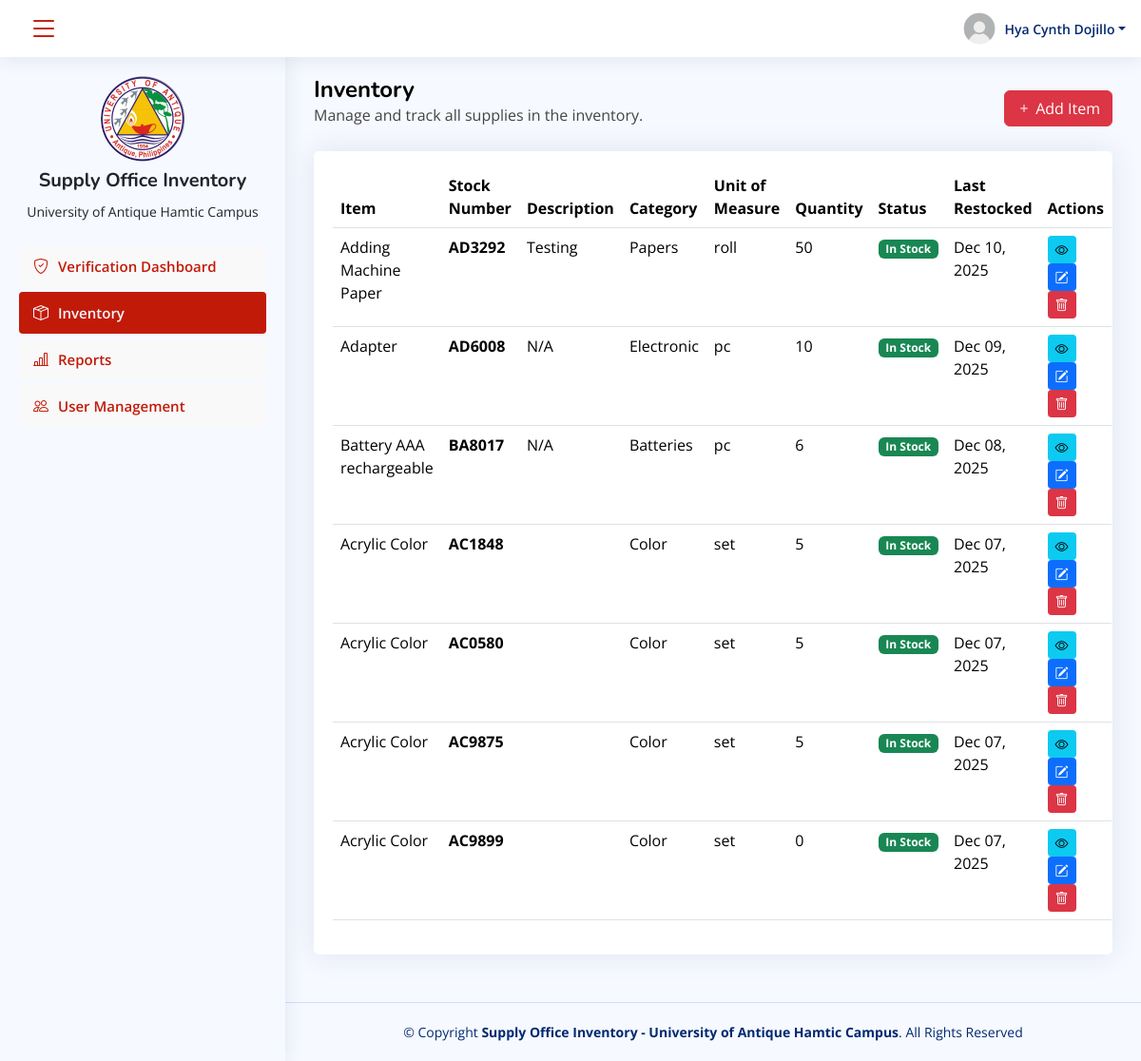
The page /admin/inventory.php (signed in) on the database its author committed.
### tables this page shows
CREATE TABLE `users` (
  `id` int(11) NOT NULL,
  `name` varchar(255) NOT NULL,
  `role` varchar(255) NOT NULL,
  `department` varchar(255) NOT NULL,
  `email` varchar(255) NOT NULL,
  `password` varchar(255) NOT NULL,
  `created_at` timestamp NOT NULL DEFAULT current_timestamp()
);

CREATE TABLE `inventory` (
  `id` int(11) NOT NULL,
  `item_name` varchar(255) NOT NULL,
  `description` text DEFAULT NULL,
  `stock_number` varchar(100) DEFAULT NULL,
  `category` varchar(100) DEFAULT NULL,
  `unit_of_measure` varchar(50) DEFAULT NULL,
  `unit_value` decimal(10,2) DEFAULT NULL,
  `quantity` int(11) NOT NULL DEFAULT 0,
  `status` enum('In Stock','Low Stock','Out of Stock') DEFAULT 'In Stock',
  `last_restocked` date DEFAULT NULL,
  `created_at` timestamp NOT NULL DEFAULT current_timestamp(),
  `updated_at` timestamp NOT NULL DEFAULT current_timestamp() ON UPDATE current_timestamp()
);

### admin/includes/login-credentials.php (called while the page is built, shortened)
<?php
$user_id = $_SESSION['admin_id'] ?? '';
$sql = "SELECT * FROM users WHERE id = ?";
$stmt = $conn->prepare($sql);
$stmt->bind_param("s", $user_id);
$stmt->execute();
$result = $stmt->get_result();
if ($result->num_rows > 0) {
    while($user = $result->fetch_assoc()) {
        $name = $user['name'];
    }
}
?>

### admin/inventory.php (the view, shortened to what this page needs)
<?php
include 'config/conn.php';
include 'includes/login-credentials.php';
include 'includes/header.php';
include 'includes/sidebar.php';
?>
<main id="main" class="main">
    <div class="pagetitle d-flex justify-content-between align-items-center">
        <div>
            <h1 class="fw-bold">Inventory</h1>
            <p>Manage and track all supplies in the inventory.</p>
        </div>
        <div>
            <button class="btn btn-danger" data-bs-toggle="modal" data-bs-target="#addInventoryModal"><i
                    class="bi bi-plus"></i> Add Item</button>
        </div>
    </div>
    <section class="section">
        <div class="row">
            <div class="col-lg-12">
                <div class="card">
                    <div class="card-body mt-3">
                        <table class="table" id="datatable">
                            <thead>
                                <tr>
                                    <th>Item</th>
                                    <th>Stock Number</th>
                                    <th>Description</th>
                                    <th>Category</th>
                                    <th>Unit of Measure</th>
                                    <th>Quantity</th>
                                    <th>Status</th>
                                    <th>Last Restocked</th>
                                    <th>Actions</th>
                                </tr>
                            </thead>
                            <tbody>
                                <?php
                                $sql = "SELECT * FROM inventory ORDER BY id DESC";
                                $result = $conn->query($sql);
                                if ($result && $result->num_rows > 0) {
                                    while ($row = $result->fetch_assoc()) {
                                        $statusClass = '';
                                        switch($row['status']) {
                                            case 'In Stock':
                                                $statusClass = 'badge bg-success';
                                                break;
                                        }
                                        $lastRestocked = $row['last_restocked'] ? date('M d, Y', strtotime($row['last_restocked'])) : 'N/A';
                                ?>
                                <tr>
                                    <td><?php echo htmlspecialchars($row['item_name']); ?></td>
                                    <td><strong><?php echo htmlspecialchars($row['stock_number']); ?></strong></td>
                                    <td><?php echo htmlspecialchars($row['description'] ?? ''); ?></td>
                                    <td><?php echo htmlspecialchars($row['category']); ?></td>
                                    <td><?php echo htmlspecialchars($row['unit_of_measure'] ?? 'N/A'); ?></td>
                                    <td><?php echo number_format($row['quantity']); ?></td>
                                    <td><span
                                            class="<?php echo $statusClass; ?>"><?php echo htmlspecialchars($row['status']); ?></span>
                                    </td>
                                    <td><?php echo $lastRestocked; ?></td>
                                    <td>
                                        <button class="btn btn-sm btn-info border-0 view-item"
                                            data-id="<?php echo $row['id']; ?>"
                                            data-item-name="<?php echo htmlspecialchars($row['item_name']); ?>"
                                            data-description="<?php echo htmlspecialchars($row['description'] ?? ''); ?>"
                                            data-stock-number="<?php echo htmlspecialchars($row['stock_number']); ?>"
                                            data-category="<?php echo htmlspecialchars($row['category']); ?>"
                                            data-unit-of-measure="<?php echo htmlspecialchars($row['unit_of_measure'] ?? ''); ?>"
                                            data-unit-value="<?php echo $row['unit_value'] ?? ''; ?>"
                                            data-quantity="<?php echo $row['quantity']; ?>"
                                            data-status="<?php echo htmlspecialchars($row['status']); ?>"
                                            data-last-restocked="<?php echo $row['last_restocked'] ?? ''; ?>"
                                            data-created-at="<?php echo $row['created_at'] ?? ''; ?>"
                                            data-updated-at="<?php echo $row['updated_at'] ?? ''; ?>"
                                            title="View Details">
                                            <i class="bi bi-eye"></i>
                                        </button>
                                        <button class="btn btn-sm btn-primary border-0 edit-item"
                                            data-id="<?php echo $row['id']; ?>"
                                            data-item-name="<?php echo htmlspecialchars($row['item_name']); ?>"
                                            data-description="<?php echo htmlspecialchars($row['description'] ?? ''); ?>"
                                            data-stock-number="<?php echo htmlspecialchars($row['stock_number']); ?>"
                                            data-category="<?php echo htmlspecialchars($row['category']); ?>"
                                            data-unit-of-measure="<?php echo htmlspecialchars($row['unit_of_measure'] ?? ''); ?>"
                                            data-unit-value="<?php echo $row['unit_value'] ?? ''; ?>"
                                            data-quantity="<?php echo $row['quantity']; ?>"
                                            data-status="<?php echo htmlspecialchars($row['status']); ?>"
                                            data-last-restocked="<?php echo $row['last_restocked'] ?? ''; ?>"
                                            title="Edit">
                                            <i class="bi bi-pencil-square"></i>
                                        </button>
                                        <button class="btn btn-sm btn-danger border-0 delete-item"
                                            data-id="<?php echo $row['id']; ?>"
                                            data-item-name="<?php echo htmlspecialchars($row['item_name']); ?>"
                                            title="Delete">
                                            <i class="bi bi-trash"></i>
                                        </button>
                                    </td>
                                </tr>
                                <?php
                                    }
                                }
                                ?>
                            </tbody>
                        </table>
                    </div>
                </div>
            </div>
        </div>
    </section>
</main>
<?php
include 'includes/footer.php';
?>

### admin/includes/header.php (shortened to what this page needs)
<!DOCTYPE html>
<html lang="en">
<head>
    <link href="assets/vendor/bootstrap/css/bootstrap.min.css" rel="stylesheet">
    <link href="assets/vendor/bootstrap-icons/bootstrap-icons.css" rel="stylesheet">
    <link href="assets/vendor/boxicons/css/boxicons.min.css" rel="stylesheet">
    <link href="assets/vendor/quill/quill.snow.css" rel="stylesheet">
    <link href="assets/vendor/quill/quill.bubble.css" rel="stylesheet">
    <link href="assets/vendor/remixicon/remixicon.css" rel="stylesheet">
    <link href="assets/vendor/data-tables/datatables.css" rel="stylesheet">
    <link href="assets/vendor/data-tables/datatables.min.css" rel="stylesheet">
    <link href="assets/vendor/data-tables/buttons.dataTables.min.css" rel="stylesheet">
    <link href="assets/css/style.css" rel="stylesheet">
</head>
<body>
    <header id="header" class="header fixed-top d-flex align-items-center">
        <div class="d-flex align-items-center justify-content-between">
            <i class="bi bi-list toggle-sidebar-btn"></i>
        </div>
        <nav class="header-nav ms-auto">
            <ul class="d-flex align-items-center">
                <li class="nav-item dropdown pe-3">
                    <a class="nav-link nav-profile d-flex align-items-center pe-0" href="#" data-bs-toggle="dropdown">
                        <img src="assets/img/user-profile.png" alt="Profile" class="rounded-circle">
                        <span class="d-none d-md-block dropdown-toggle ps-2"><?= $name?></span>
                    </a>
                </li>
            </ul>
        </nav>
    </header>

### admin/includes/sidebar.php
<?php
    $currentPage = basename($_SERVER['PHP_SELF'], ".php");
    function setActive($page) {
        global $currentPage;
        return $currentPage === $page ? 'class="nav-link active"' : 'class="nav-link collapsed"';
    }
?>
<aside id="sidebar" class="sidebar">
    <div class="logo-text d-flex align-items-center justify-content-center mb-4">
        <a href="dashboard.php" class="text-center">
            <img src="assets/img/apple-touch-icon.png" height="90px" alt="">
            <h5 class="fw-bold text-dark mt-2">Supply Office Inventory</h5>
            <span class="undertext text-dark">University of Antique Hamtic Campus</span>
        </a>
    </div>
    <ul class="sidebar-nav" id="sidebar-nav">
        <li class="nav-item">
            <a <?= setActive('verification_dashboard') ?> href="verification_dashboard.php">
                <i class="bi bi-shield-check"></i>
                <span>Verification Dashboard</span>
            </a>
        </li>
        <li class="nav-item">
            <a <?= setActive('inventory') ?> href="inventory.php">
                <i class="bi bi-box-seam"></i>
                <span>Inventory</span>
            </a>
        </li>
        <li class="nav-item">
            <a <?= setActive('reports') ?> href="reports.php">
                <i class="bi bi-bar-chart-line"></i>
                <span>Reports</span>
            </a>
        </li>
        <li class="nav-item">
            <a <?= setActive('user-manangement') ?> href="user-manangement.php">
                <i class="bi bi-people"></i>
                <span>User Management</span>
            </a>
        </li>
    </ul>
</aside>

### admin/includes/footer.php (shortened to what this page needs)
<footer id="footer" class="footer">
    <div class="copyright">
        &copy; Copyright <strong><span>Supply Office Inventory - University of Antique Hamtic Campus</span></strong>.
        All Rights
        Reserved
    </div>
</footer>
</body>
</html>

### admin/assets/css/style.css (style rules this page uses)
:root { scroll-behavior: smooth; }
body { font-family: "Open Sans", sans-serif; background: #f6f9ff; color: #444444; }
a { color: #c21a09; text-decoration: none; }
h1, h2, h3, h4, h5, h6 { font-family: "Nunito", sans-serif; }
#main { margin-top: 60px; padding: 20px 30px; transition: all 0.3s; }
.pagetitle { margin-bottom: 10px; }
.pagetitle h1 { font-size: 24px; margin-bottom: 0; font-weight: 600; color: #000; }
.card { margin-bottom: 30px; border: none; border-radius: 5px; box-shadow: 0px 0 30px rgba(1, 41, 112, 0.1); }
.card-body { padding: 0 20px 20px 20px; }
.header { transition: all 0.5s; z-index: 997; height: 60px; box-shadow: 0px 2px 20px rgba(1, 41, 112, 0.1); background-color: #fff; padding-left: 20px; }
.header .toggle-sidebar-btn { font-size: 32px; padding-left: 10px; cursor: pointer; color: #c21a09; }
.header-nav ul { list-style: none; }
.header-nav > ul { margin: 0; padding: 0; }
.header-nav .nav-profile { color: #012970; }
.header-nav .nav-profile img { max-height: 36px; }
.header-nav .nav-profile span { font-size: 14px; font-weight: 600; }
.sidebar { position: fixed; top: 60px; left: 0; bottom: 0; width: 300px; z-index: 996; transition: all 0.3s; padding: 20px; overflow-y: auto; scrollbar-width: thin; scrollbar-color: #aab7cf transparent; box-shadow: 0px 0px 20px rgba(1, 41, 112, 0.1); background-color: #f6f9ff; }
@media (min-width: 1200px) { #main, #footer { margin-left: 300px; } }
.sidebar .undertext { font-size: 14px; }
.sidebar-nav { padding: 0; margin: 0; list-style: none; }
.sidebar-nav li { padding: 0; margin: 0; list-style: none; }
.sidebar-nav .nav-item { margin-bottom: 5px; }
.sidebar-nav .nav-link { display: flex; align-items: center; font-size: 15px; font-weight: 600; color: #f6f9ff; transition: 0.3; background: #c21a09; padding: 10px 15px; border-radius: 4px; }
.sidebar-nav .nav-link i { font-size: 16px; margin-right: 10px; color: #f9f9f9; }
.sidebar-nav .nav-link.collapsed { color: #c21a09; background: #f9f9f9; }
.sidebar-nav .nav-link.collapsed i { color: #c21a09; }
.footer { padding: 20px 0; font-size: 14px; transition: all 0.3s; border-top: 1px solid #cddfff; }
.footer .copyright { text-align: center; color: #012970; }

### rows shown on the page
users: name "Hya Cynth Dojillo"
inventory: item_name "Adding Machine Paper", stock_number "AD3292", description "Testing", category "Papers", unit_of_measure "roll", quantity "50", status "In Stock", last_restocked "Dec 10, 2025"
inventory: item_name "Adapter", stock_number "AD6008", description "N/A", category "Electronic", unit_of_measure "pc", quantity "10", status "In Stock", last_restocked "Dec 09, 2025"
inventory: item_name "Battery AAA rechargeable", stock_number "BA8017", description "N/A", category "Batteries", unit_of_measure "pc", quantity "6", status "In Stock", last_restocked "Dec 08, 2025"
inventory: item_name "Acrylic Color", stock_number "AC1848", category "Color", unit_of_measure "set", quantity "5", status "In Stock", last_restocked "Dec 07, 2025"
inventory: item_name "Acrylic Color", stock_number "AC0580", category "Color", unit_of_measure "set", quantity "5", status "In Stock", last_restocked "Dec 07, 2025"
inventory: item_name "Acrylic Color", stock_number "AC9875", category "Color", unit_of_measure "set", quantity "5", status "In Stock", last_restocked "Dec 07, 2025"
inventory: item_name "Acrylic Color", stock_number "AC9899", category "Color", unit_of_measure "set", quantity "0", status "In Stock", last_restocked "Dec 07, 2025"
